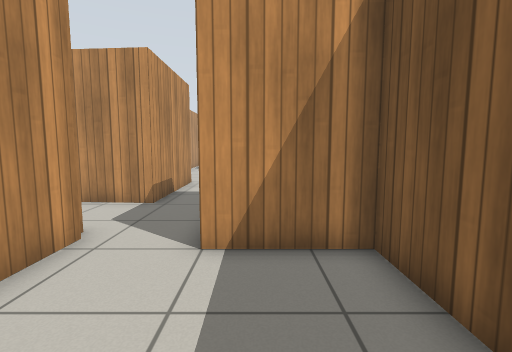
view 1 (above)

16 first-person views from a walk through a robot-simulator world made for Gazebo. The camera is 0.94 m above the floor, tilts 6° down and sees 85° across. The lines on the ground mark 1 m squares. The floor is counted in squares, 0.5 m on a side. Each view is taken from the middle of a square. On the plan, view 1 faces up. The plan holds only what a view shows up to about 16 squares ahead; the rest is blank. Simple patterns stand in for the simulator's built-in surfaces.

view 2
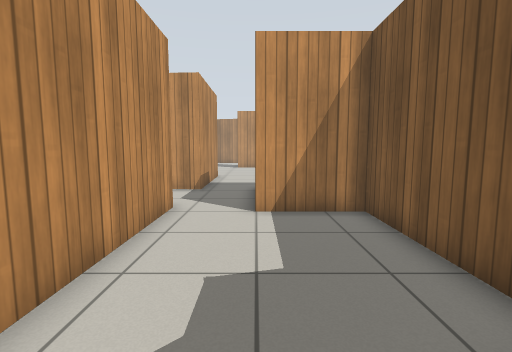

view 3
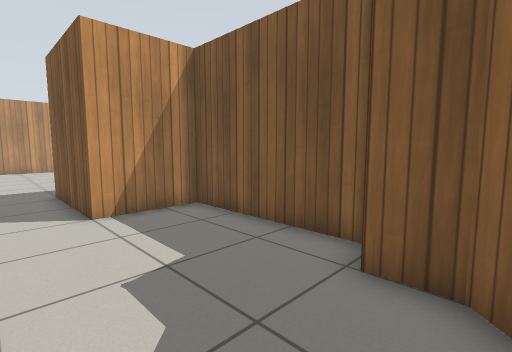

view 4
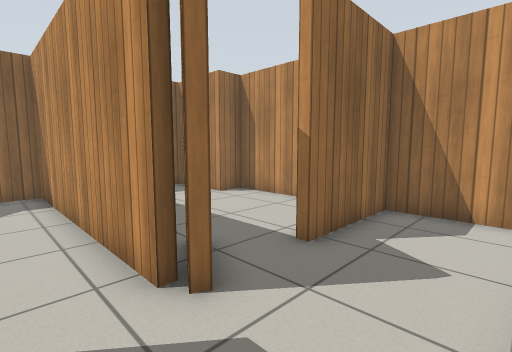

view 5
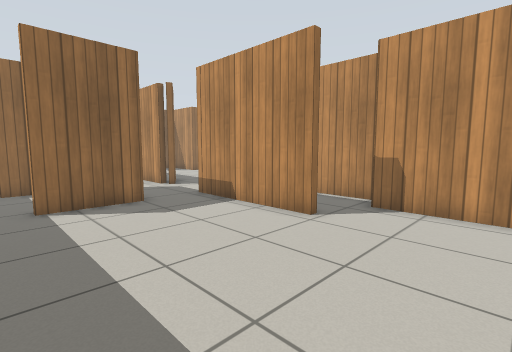

view 6
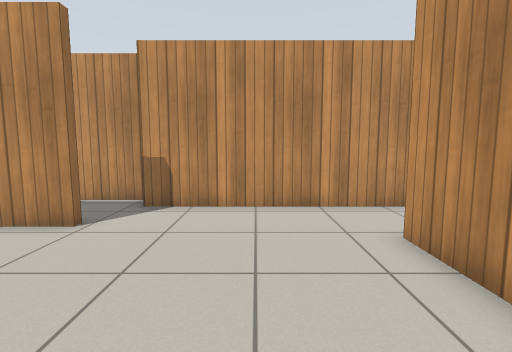

view 7
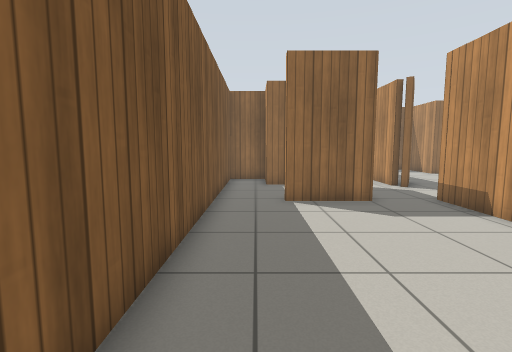

view 8
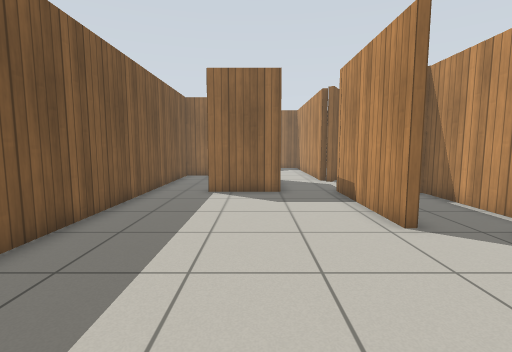

view 9
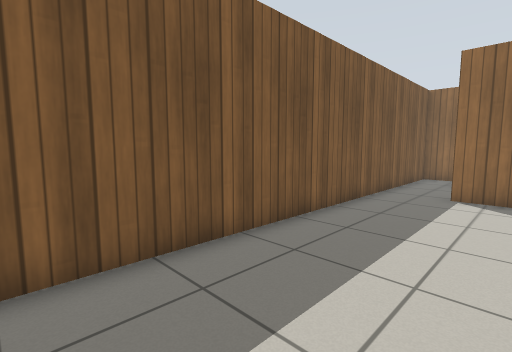

view 10
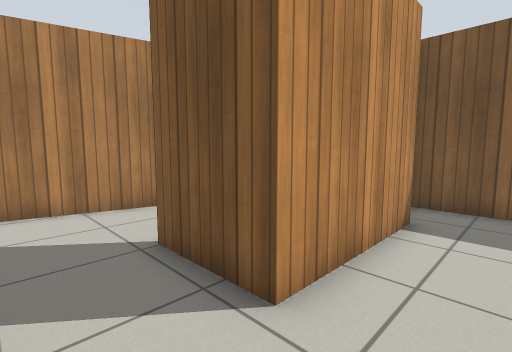

view 11
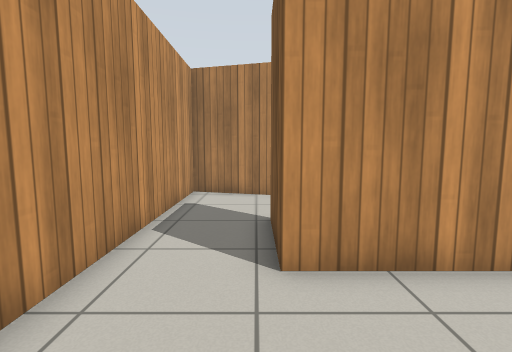

view 12
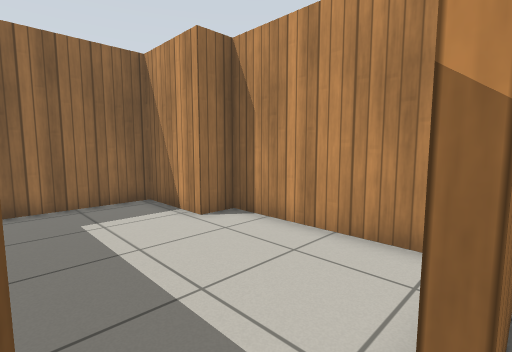

view 13
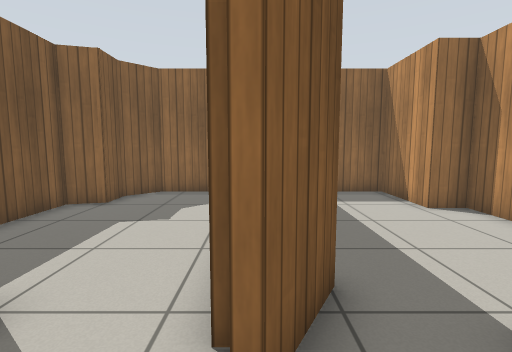

view 14
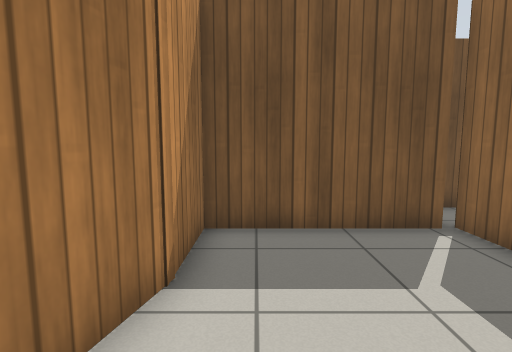

view 15
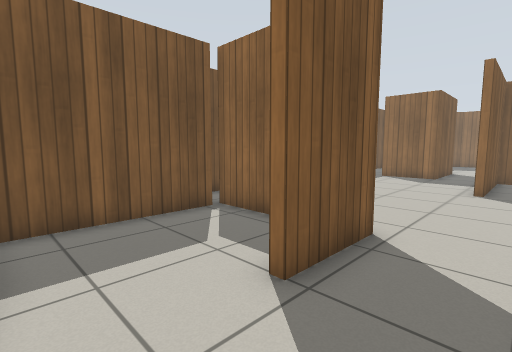

view 16
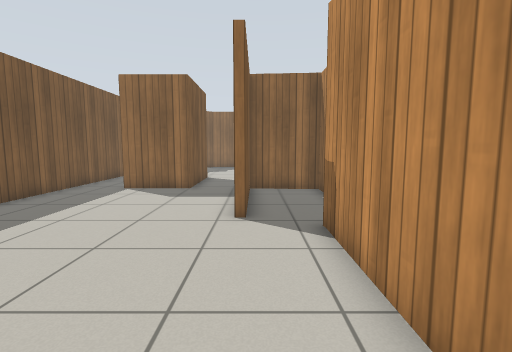

### Floor plan
Points are (right, up) in squares from view 1. A wall is a line through its corners. A room is listed if a view was taken in it or the views show most of it. See-through windows are left out.
Room 1 (views 1, 2, 3)
walls: (-3.6, 4.4) (-3.6, -3.6) (-0.1, -3.6) (1, -2.5) (1, -1.3) (2.2, -1) (2.2, 5) (-1, 5)
ways out: opening at (-2.5, 5.5) to room 3
Room 2 (views 4, 5, 6, 7, 8, 9, 10, 11, 14, 15, 16)
walls: (-3.4, 14.7) (-3.4, 9.2); (-3.6, 14.8) (-3.6, 9.2); (-6.8, 15.1) (-6.8, 9.5) (-3.7, 9.5) (-3.7, 14.7); (2.5, 22.1) (-2.6, 22.1) (-2.6, 25.1); (-1, 8.5) (-1, 9.5) (2, 9.5); (4.5, 8.6) (4.5, 22.8); (-1.3, 28.4) (-5.2, 29.5); (-5.6, 29.5) (-5.6, 15.4)
ways out: opening at (-2, 9) to room 3; opening at (-2.5, 26.5) to room 5; opening at (2.5, 9)
Room 3 (views 12, 13)
walls: (-3.8, 6) (-4.8, 4.3); (-4, 5.6) (-3.5, 5.6); (-5.1, 4.3) (-4.1, 6.1) (-3.6, 5.9) (-3.6, 4.4); (-3.4, 9.2) (-6, 9.4); (-1, 5) (-1, 8.5); (-10.5, 8.7) (-10.5, 5.9) (-6.5, 5.9)
ways out: opening at (-2.5, 5.5) to room 1; opening at (-2, 9) to room 2; opening at (-6, 6) to room 4
Room 4 (no view inside)
walls: (-10.5, 4.7) (-10.5, -0.4) (-9.3, -0.4) (-9.3, -3.6) (-5.2, -3.6)
ways out: opening at (-6, 6) to room 3
Room 5 (no view inside)
walls: (-2.6, 25.1) (-2.2, 25.1); (0, 22.3) (2.4, 22.3); (-0.1, 28.1) (-1.3, 28.4); (2.2, 22.6) (2.2, 28.2) (-0.5, 28.2)
ways out: opening at (-2.5, 26.5) to room 2

Positions as (right, up) in squares from view 1, and headings:
1: (0, 0), facing up
2: (-1, -3), facing up
3: (-3, -3), facing up-right
4: (-2, 9), facing down-left
5: (3, 19), facing down-left
6: (3, 19), facing left
7: (3, 19), facing down
8: (0, 21), facing down
9: (0, 21), facing down-right
10: (-5, 20), facing up-right
11: (-3, 18), facing up
12: (-5, 6), facing down-left
13: (-4, 8), facing down
14: (-4, 27), facing right
15: (-5, 28), facing down-right
16: (-4, 22), facing down
